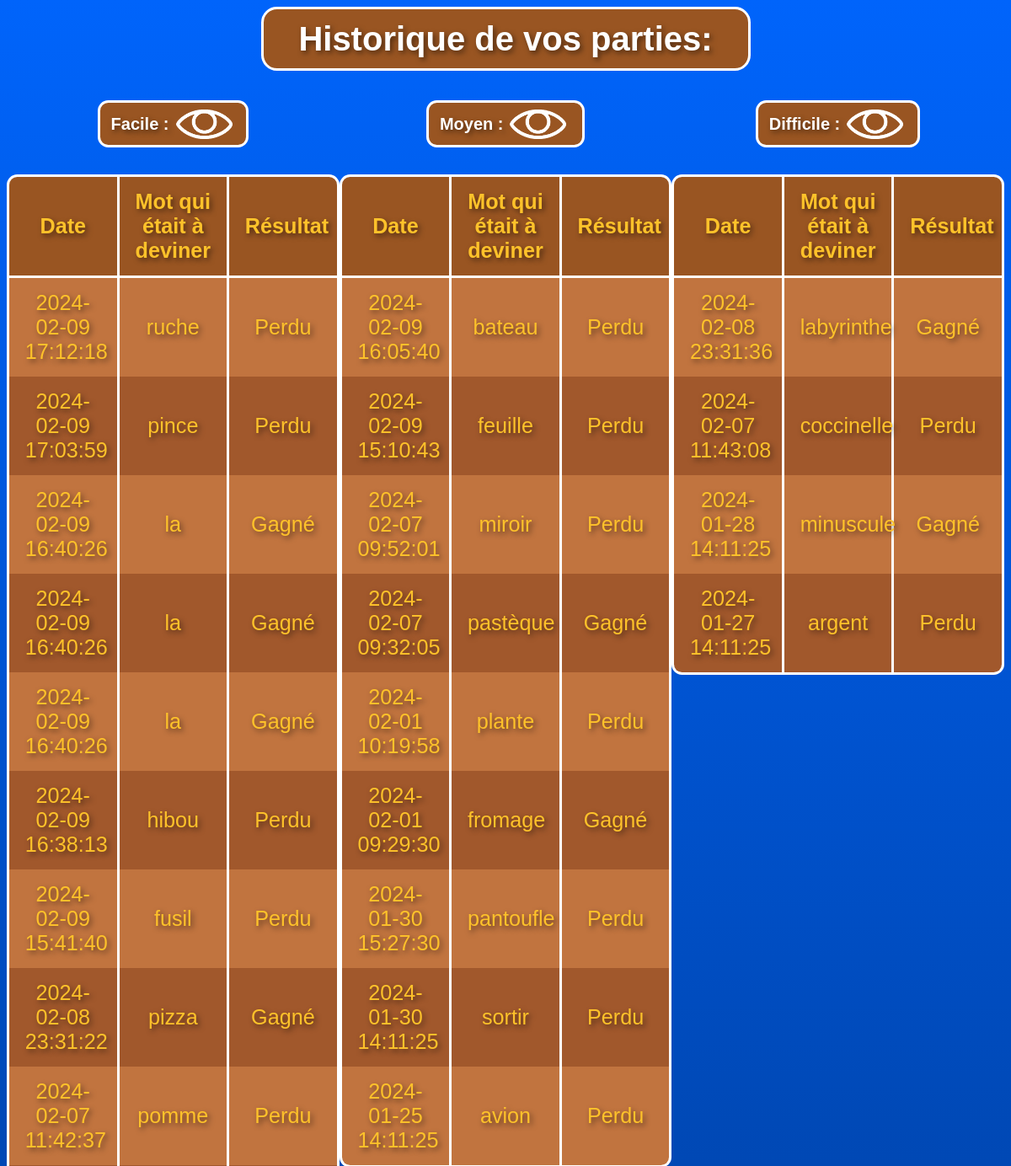
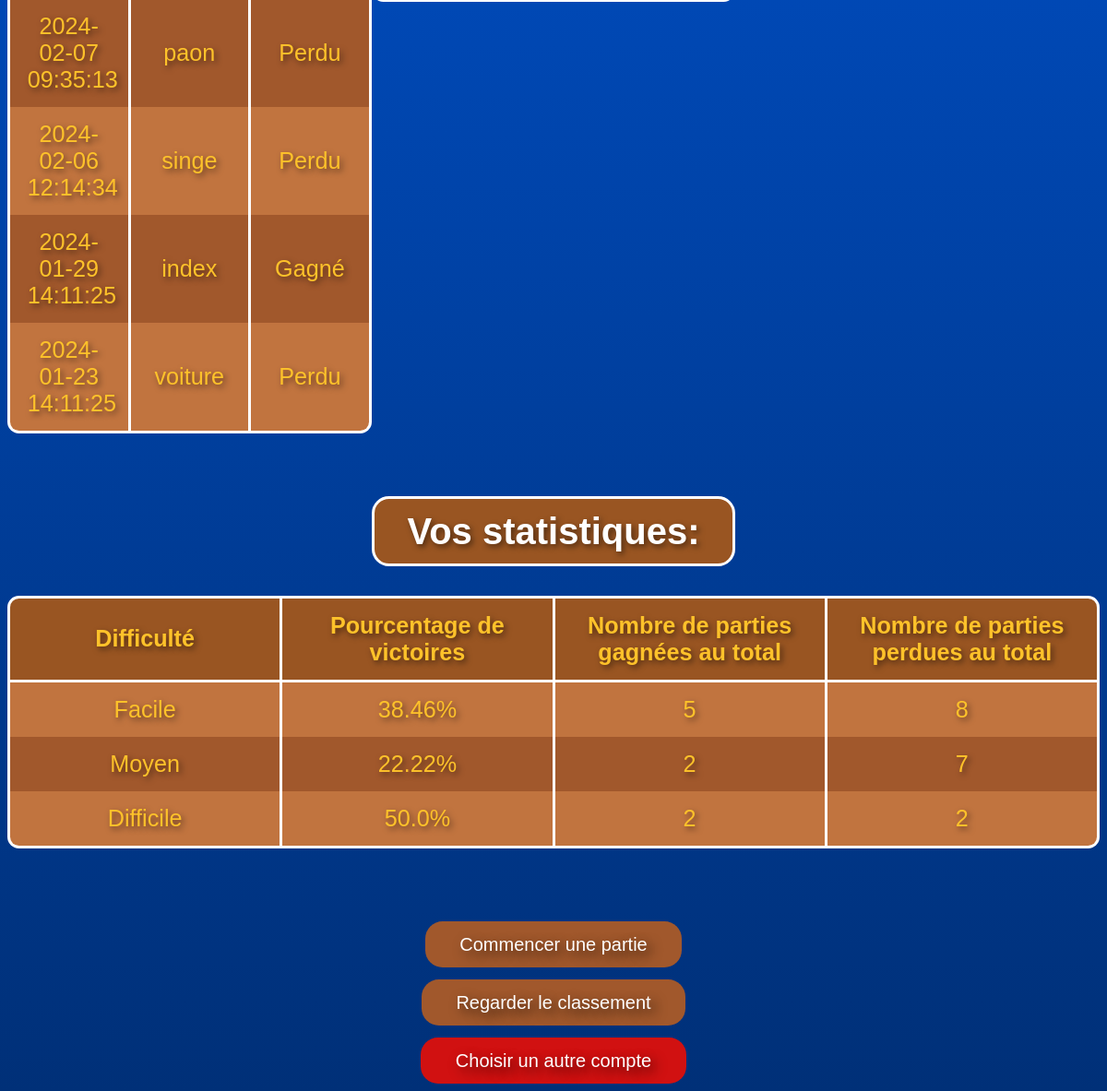
Page /historique (signed in) on the earlier database version (2 pictures, top to bottom).
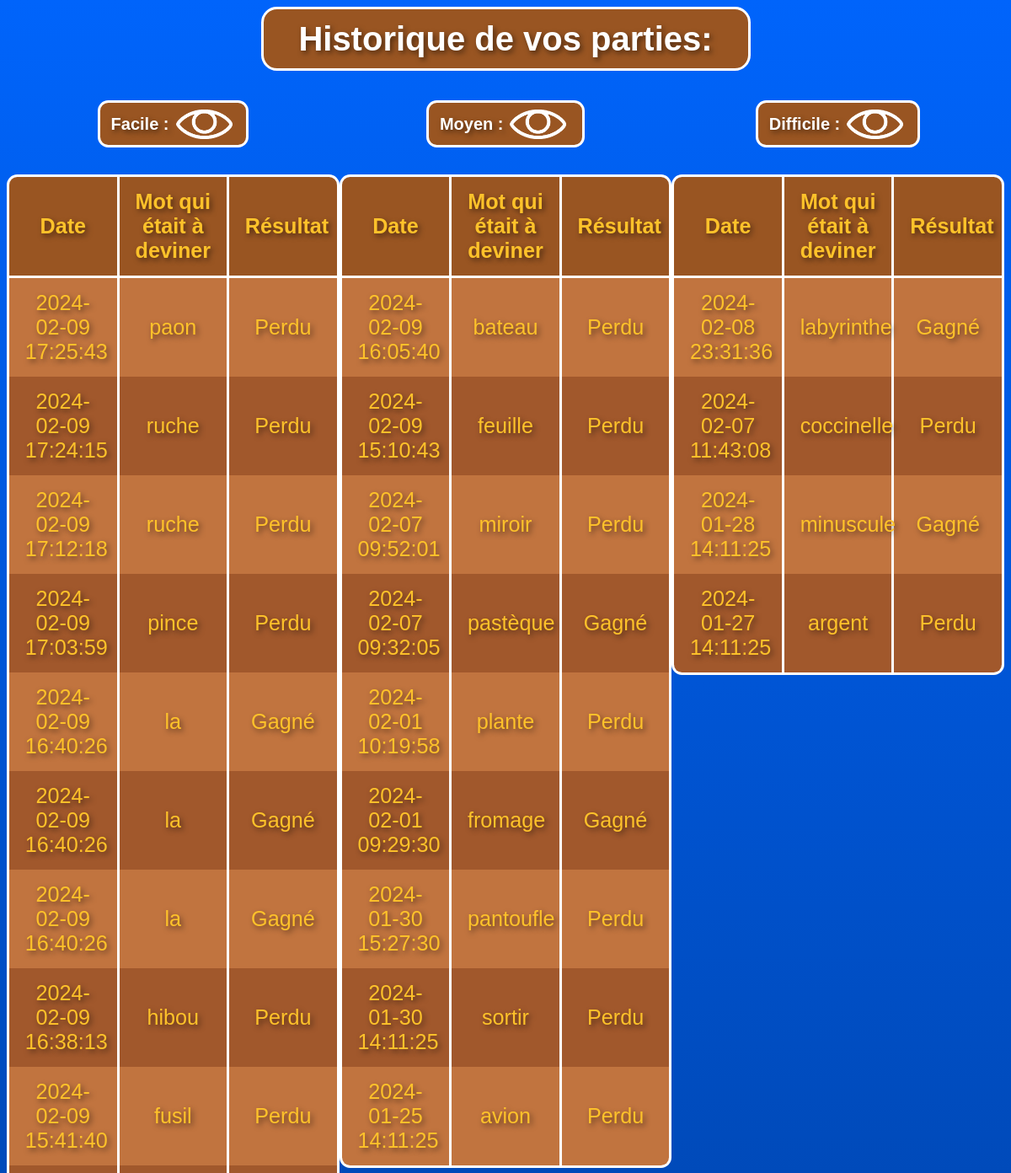
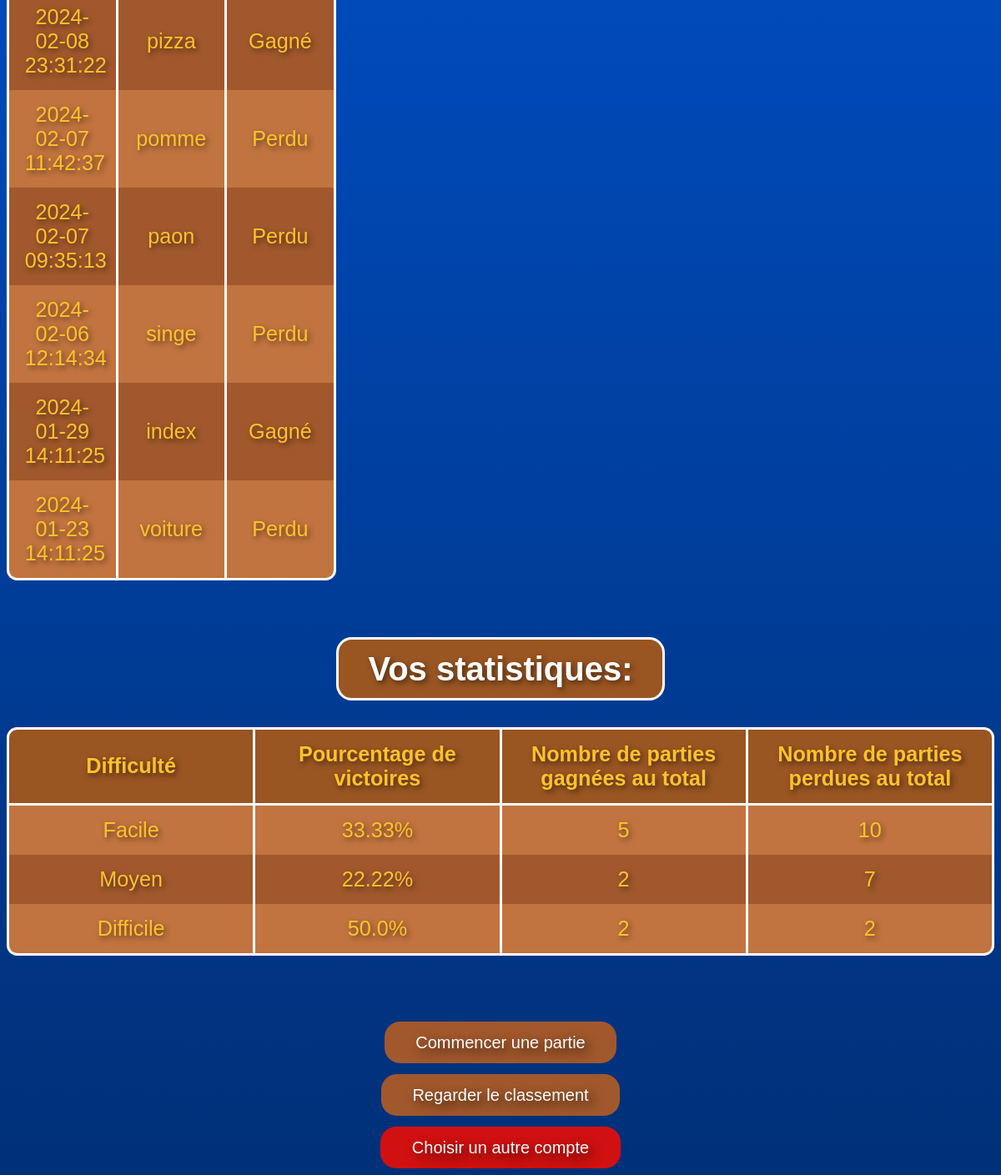
Same page on the later database version (2 pictures, top to bottom).
### tables this page shows
CREATE TABLE Partie (
    Partie_Id INTEGER PRIMARY KEY AUTOINCREMENT,
    Date_Du_Jeu DATETIME DEFAULT CURRENT_TIMESTAMP,
    Mot_A_Deviner VARCHAR,
    Gagne_Facile INTEGER DEFAULT 0,
    Perdu_Facile INTEGER DEFAULT 0,
    Gagne_Moyen INTEGER DEFAULT 0,
    Perdu_Moyen INTEGER DEFAULT 0,
    Gagne_Difficile INTEGER DEFAULT 0,
    Perdu_Difficile INTEGER DEFAULT 0,
    Resultat VARCHAR DEFAULT NULL,
    Difficulty VARCHAR DEFAULT NULL,
    User_Id INTEGER,
    FOREIGN KEY(User_Id) REFERENCES User(US_Id)
);

### app.py (the view)
@app.route('/historique')
def historique():
    user_id = session.get('user_id')
    historique_data = get_historique_data(user_id)
    return render_template('historique.html', **historique_data)

### app.py (called while the page is built)
def connect_db():
    db_path = 'Pendu.db'
    print(f"Connecté à la base de données : {db_path}")
    return sqlite3.connect(db_path)

### templates/historique.html (shortened to what this page needs)
<!DOCTYPE html>
<html lang="fr">
<head>
    <link rel="stylesheet" href="/static/historique.css">
</head>
<body class="fade-in">
    <div class="zoom">
        <div class="title-container" id="titre1">
            <h1>Historique de vos parties:</h1>
        </div>
        <br>
        <br>
        <br>
        <div class="table-container">
            <div class="table-section difficulty-section">
                <div class="title-container2" id="facile-arrow">
                    <div class="bold">
                        <span>Facile : </span>
                    </div>
                    <img src="/static/images/oeil-ouvert.png" class="arrow" alt="Flèche pour afficher/masquer le tableau">
                </div>
                <table id="table_facile" class="content-table visible table-transition">
                    <thead>
                        <tr>
                            <th>Date</th>
                            <th>Mot qui était à deviner</th>
                            <th>Résultat</th>
                        </tr>
                    </thead>
                    <tbody>
                        {% for game in game_history_facile %}
                        <tr>
                            <td>{{ game[0] }}</td>
                            <td>{{ game[1] }}</td>
                            <td>{{ game[2] }}</td>
                        </tr>
                        {% endfor %}
                    </tbody>
                </table>
            </div>
            <div class="table-section difficulty-section">
                <div class="title-container2" id="moyen-arrow">
                    <div class="bold">
                        <span>Moyen : </span>
                    </div>
                    <img src="/static/images/oeil-ouvert.png" class="arrow" alt="Flèche pour afficher/masquer le tableau">
                </div>
                <table id="table_moyen" class="content-table visible table-transition">
                    <thead>
                        <tr>
                            <th>Date</th>
                            <th>Mot qui était à deviner</th>
                            <th>Résultat</th>
                        </tr>
                    </thead>
                    <tbody>
                        {% for game in game_history_moyen %}
                        <tr>
                            <td>{{ game[0] }}</td>
                            <td>{{ game[1] }}</td>
                            <td>{{ game[2] }}</td>
                        </tr>
                        {% endfor %}
                    </tbody>
                </table>
            </div>
            <div class="table-section difficulty-section">
                <div class="title-container2" id="difficile-arrow">
                    <div class="bold">
                        <span>Difficile : </span>
                    </div>
                    <img src="/static/images/oeil-ouvert.png" class="arrow" alt="Flèche pour afficher/masquer le tableau">
                </div>
                <table id="table_difficile" class="content-table visible table-transition">
                    <thead>
                        <tr>
                            <th>Date</th>
                            <th>Mot qui était à deviner</th>
                            <th>Résultat</th>
                        </tr>
                    </thead>
                    <tbody>
                        {% for game in game_history_difficile %}
                        <tr>
                            <td>{{ game[0] }}</td>
                            <td>{{ game[1] }}</td>
                            <td>{{ game[2] }}</td>
                        </tr>
                        {% endfor %}
                    </tbody>
                </table>
            </div>
        </div>
        <div class="title-container" id="titre2">
            <h1>Vos statistiques:</h1>
        </div>
        <table class="stats-table">
            <thead>
                <tr>
                    <th>Difficulté</th>
                    <th>Pourcentage de victoires</th>
                    <th>Nombre de parties gagnées au total</th>
                    <th>Nombre de parties perdues au total</th>
                </tr>
            </thead>
            <tbody>
                <tr>
                    <td>Facile</td>
                    <td>{{ pourcentage_facile }}%</td>
                    <td>{{ total_gagne_facile }}</td>
                    <td>{{ total_perdu_facile }}</td>
                </tr>
                <tr>
                    <td>Moyen</td>
                    <td>{{ pourcentage_moyen }}%</td>
                    <td>{{ total_gagne_moyen }}</td>
                    <td>{{ total_perdu_moyen }}</td>
                </tr>
                <tr>
                    <td>Difficile</td>
                    <td>{{ pourcentage_difficile }}%</td>
                    <td>{{ total_gagne_difficile }}</td>
                    <td>{{ total_perdu_difficile }}</td>
                </tr>
            </tbody>
        </table>
        <br>
        <div class="bouton-section2">
            <a href="/recommencer_une_partie">
                <button class="bouton-recommencer">Commencer une partie</button>
            </a>
            <a href="/classement_total">
                <button class="bouton-historique">Regarder le classement</button>
            </a>
        </div>
        <div class="bouton-deconnexion">
            <a href="/">
                <button class="bouton-autre_compte">Choisir un autre compte</button>
            </a>
        </div>
    </div>
</body>
</html>

Differences in the rows shown:
added Partie: Date_Du_Jeu "2024-02-09 17:25:43", Mot_A_Deviner "paon", Resultat "Perdu", shown under "Historique de vos parties:"
added Partie: Date_Du_Jeu "2024-02-09 17:24:15", Mot_A_Deviner "ruche", Resultat "Perdu", shown under "Historique de vos parties:"
Other differences:
{{ pourcentage_facile }}: "38.46" → "33.33"
{{ total_perdu_facile }}: "8" → "10"
